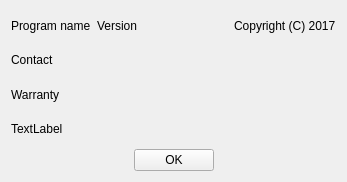
<?xml version="1.0" encoding="UTF-8"?>
<ui version="4.0">
 <class>AboutDialog</class>
 <widget class="QWidget" name="AboutDialog">
  <property name="geometry">
   <rect>
    <x>0</x>
    <y>0</y>
    <width>347</width>
    <height>182</height>
   </rect>
  </property>
  <property name="sizePolicy">
   <sizepolicy hsizetype="Preferred" vsizetype="Preferred">
    <horstretch>0</horstretch>
    <verstretch>0</verstretch>
   </sizepolicy>
  </property>
  <property name="windowTitle">
   <string>Form</string>
  </property>
  <layout class="QGridLayout" name="gridLayout">
   <item row="0" column="0">
    <layout class="QHBoxLayout" name="horizontalLayout_2">
     <item>
      <widget class="QLabel" name="ProgramName">
       <property name="text">
        <string>Program name</string>
       </property>
      </widget>
     </item>
     <item>
      <widget class="QLabel" name="Version">
       <property name="text">
        <string>Version</string>
       </property>
      </widget>
     </item>
     <item>
      <spacer name="horizontalSpacer_3">
       <property name="orientation">
        <enum>Qt::Horizontal</enum>
       </property>
       <property name="sizeHint" stdset="0">
        <size>
         <width>40</width>
         <height>20</height>
        </size>
       </property>
      </spacer>
     </item>
     <item>
      <widget class="QLabel" name="Copyright">
       <property name="text">
        <string>Copyright (C) 2017</string>
       </property>
      </widget>
     </item>
    </layout>
   </item>
   <item row="1" column="0">
    <widget class="QLabel" name="Contact">
     <property name="text">
      <string>Contact</string>
     </property>
    </widget>
   </item>
   <item row="2" column="0">
    <widget class="QLabel" name="Warranty">
     <property name="sizePolicy">
      <sizepolicy hsizetype="Preferred" vsizetype="Preferred">
       <horstretch>0</horstretch>
       <verstretch>0</verstretch>
      </sizepolicy>
     </property>
     <property name="text">
      <string>Warranty</string>
     </property>
     <property name="wordWrap">
      <bool>true</bool>
     </property>
    </widget>
   </item>
   <item row="3" column="0">
    <layout class="QHBoxLayout" name="horizontalLayout_3">
     <item>
      <widget class="QLabel" name="newVersion">
       <property name="text">
        <string>TextLabel</string>
       </property>
       <property name="openExternalLinks">
        <bool>true</bool>
       </property>
      </widget>
     </item>
     <item>
      <spacer name="horizontalSpacer_4">
       <property name="orientation">
        <enum>Qt::Horizontal</enum>
       </property>
       <property name="sizeHint" stdset="0">
        <size>
         <width>40</width>
         <height>20</height>
        </size>
       </property>
      </spacer>
     </item>
    </layout>
   </item>
   <item row="4" column="0">
    <layout class="QHBoxLayout" name="horizontalLayout">
     <item>
      <spacer name="horizontalSpacer">
       <property name="orientation">
        <enum>Qt::Horizontal</enum>
       </property>
       <property name="sizeHint" stdset="0">
        <size>
         <width>40</width>
         <height>20</height>
        </size>
       </property>
      </spacer>
     </item>
     <item>
      <widget class="QPushButton" name="OK_pushButton">
       <property name="text">
        <string>OK</string>
       </property>
      </widget>
     </item>
     <item>
      <spacer name="horizontalSpacer_2">
       <property name="orientation">
        <enum>Qt::Horizontal</enum>
       </property>
       <property name="sizeHint" stdset="0">
        <size>
         <width>40</width>
         <height>20</height>
        </size>
       </property>
      </spacer>
     </item>
    </layout>
   </item>
  </layout>
 </widget>
 <resources/>
 <connections/>
</ui>
